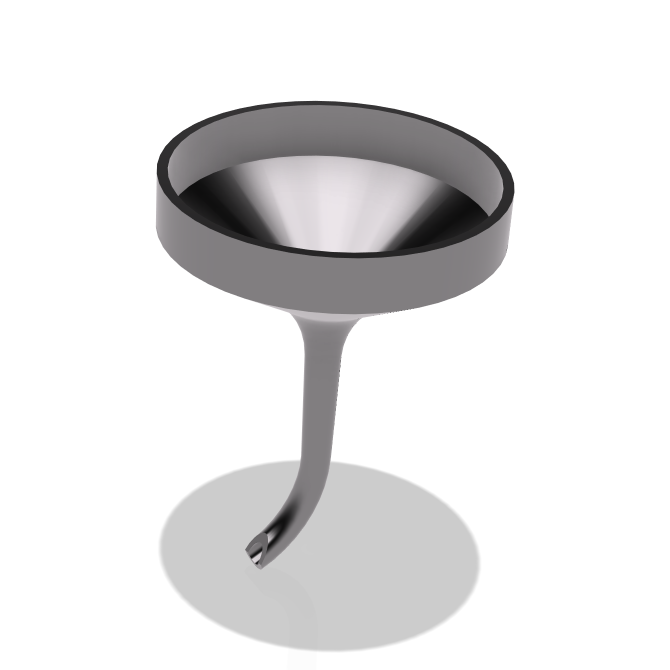
#> input picture assets/images/parametric-funnel/funnel-render.png, 1340 x 1340 px, found by its file name (shown at 1/2 size)
$ python render.py assets/images/parametric-funnel/funnel-render.png
#> lines starting #> are read from the running program, lines starting #| are printed output that depends on the picture; after the words box and inside, x2 and y2 are one past the last pixel; in counts of white or black regions, pixels touching at a corner belong together
"""Centre CAD renders on a square, all at the same size (owner, 2026-11-27: "object should be
centered, goes for all images"). Runs on your computer, never on the site. Needs Pillow
(pip install Pillow), like tools/art.py.

    python tools/render.py assets/images/parametric-funnel/funnel-render.png
    python tools/render.py assets/images/*.png          (several at once)

For each render it:
  1. finds the part: every pixel that differs clearly from the background colour (read from the
     four corners). Soft ground shadows are lighter than that, so they don't pull the centre off
  2. puts the part in the middle of a square, its longer side 70% of the square, so every project
     looks the same size and the 4:3 crops on Home never cut it (README, "Add a project")
  3. fills the rest with the same background colour, so white renders stay white, grey stay grey
  4. never enlarges: a small render gets a smaller square instead of a blurry big one
  5. writes a 512 px copy next to it (<name>-small.png) for the carousel and the project list.
     A 1600 px picture shrunk to a 200 px sheet while it spins looks jagged ("pixelly") on thin
     parts like the funnel's spout; a copy already near the size it's shown at stays smooth

The render is overwritten (git keeps the old one). It prints the two lines for data/projects.json.
"""
import sys
from pathlib import Path

try:
    from PIL import Image
except ImportError:
    sys.exit("Pillow is missing: pip install Pillow")

FILL = 0.70        # the part's longer side, as a share of the square
MAX_SIDE = 1600    # the square never gets bigger than this (README: renders are 1600 x 1600)
SMALL_SIDE = 512   # the carousel copy: about twice the biggest sheet, so it's sharp on phones too
THRESHOLD = 60     # how different from the background a pixel must be to count as the part (0-255)


def background(image):
    """The median of the four corner pixels: the backdrop colour."""
    w, h = image.size
    corners = [image.getpixel(p) for p in ((2, 2), (w - 3, 2), (2, h - 3), (w - 3, h - 3))]
    return tuple(sorted(c[i] for c in corners)[1] for i in range(3))  # middle-ish value per channel


def part_box(image, bg):
    """The smallest box around every pixel that differs from the background by more than THRESHOLD."""
    # For each pixel: the biggest difference over R, G and B. point() turns it into black/white,
    # and getbbox() finds the white area: no numpy needed
    channels = [band.point(lambda v, b=b: 255 if abs(v - b) > THRESHOLD else 0)
                for band, b in zip(image.split(), bg)]
    mask = channels[0]
    for other in channels[1:]:
        mask = Image.composite(mask, other, mask)   # white where any channel is white
    return mask.getbbox()


def centre(path):
    image = Image.open(path).convert("RGB")
    bg = background(image)
    box = part_box(image, bg)
    if not box:
        print(f"  skipped  {path}: no part found (is the background one plain colour?)")
        return
    left, top, right, bottom = box
    part_w, part_h = right - left, bottom - top
    # The square: big enough that the part's longer side is FILL of it, at most MAX_SIDE, and never
    # so big that the part would have to be enlarged
    side = min(MAX_SIDE, round(max(part_w, part_h) / FILL))
    scale = min(1.0, side * FILL / max(part_w, part_h))
    if scale < 1:
        image = image.resize((round(image.width * scale), round(image.height * scale)), Image.LANCZOS)
        left, top, part_w, part_h = (round(v * scale) for v in (left, top, part_w, part_h))
    square = Image.new("RGB", (side, side), bg)
    # Paste the WHOLE render (shadow included) so the part's middle lands on the square's middle
    square.paste(image, (side // 2 - (left + part_w // 2), side // 2 - (top + part_h // 2)))
    square.save(path, optimize=True)

    small = square.resize((SMALL_SIDE, SMALL_SIDE), Image.LANCZOS) if side > SMALL_SIDE else square
    small_path = path.with_name(path.stem + "-small" + path.suffix)
    small.save(small_path, optimize=True)
    print(f"  centred  {path.as_posix()}  ({side} x {side}, background {bg})")
    print(f'    "image": "{path.as_posix()}",  "thumb": "{small_path.as_posix()}",')


def main():
    files = [Path(arg) for arg in sys.argv[1:] if not arg.startswith("-")]
    if not files:
        sys.exit("Usage: python tools/render.py assets/images/<id>/<render>.png")
    for path in files:
        if path.stem.endswith("-small"):
            continue                                # never re-process a carousel copy
        centre(path)
#> in centre, image is the input picture: PIL image 1340x1340 RGB; mean R, G, B 229.6, 229, 229.4
#> in background, `corners = [image.getpixel(p) for p in ((2, 2), (w - 3, 2), (2, h - 3),..`: corners = [(255, 255, 255), (255, 255, 255), (255, 255, 255), (255, 255, 255)]
#> in centre, `bg = background(image)`: bg = (255, 255, 255)
#> in part_box, `channels = [band.point(lambda v, b=b: 255 if abs(v - b) > THRESHOLD el..`: channels = 3 items
#> in part_box, `mask = channels[0]`:
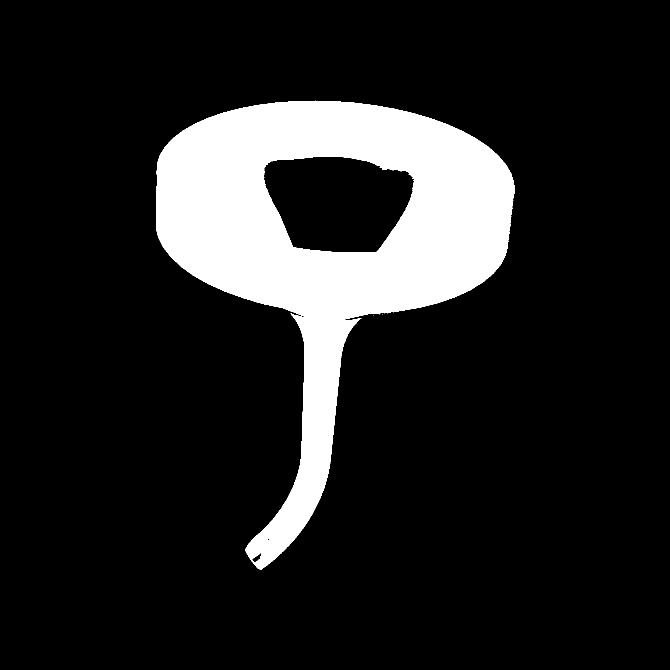
#> mask: PIL image 1340x1340 L (shown at 1/2 size); 13.6% white; 6 white regions (5 under 20 px), largest, box (x1, y1, x2, y2) and area: (312, 201, 1029, 1139) 244527
#> the loop in part_box, `for other in channels[1:]:` made 2 passes
#> pass 1, in part_box, `mask = Image.composite(mask, other, mask)`:
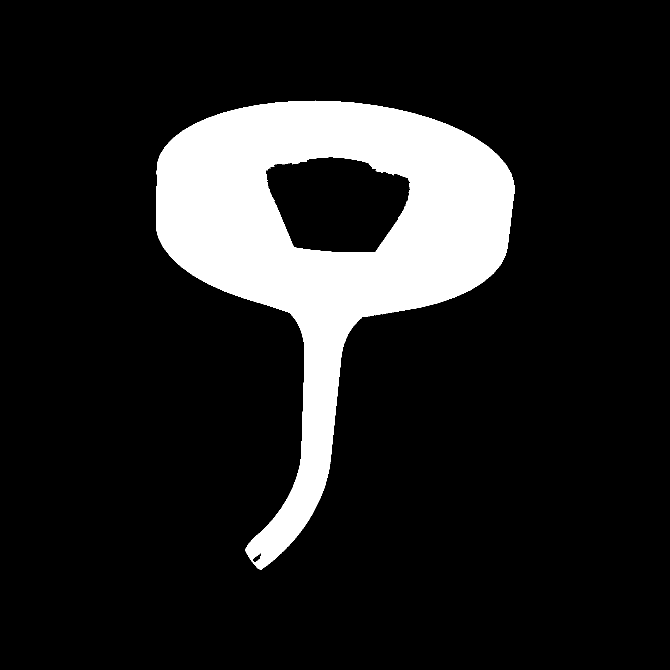
#> mask: PIL image 1340x1340 L (shown at 1/2 size); 13.8% white; 1 white region, box (x1, y1, x2, y2) and area: (312, 201, 1029, 1139) 247999
#> in centre, `box = part_box(image, bg)`: box = (312, 201, 1029, 1139)
#> in centre, `left, top, right, bottom = box`: left = 312; top = 201; right = 1029; bottom = 1139
#> in centre, `part_w, part_h = right - left, bottom - top`: part_w = 717; part_h = 938
#> in centre, `side = min(MAX_SIDE, round(max(part_w, part_h) / FILL))`: side = 1340
#> in centre, `scale = min(1.0, side * FILL / max(part_w, part_h))`: scale = 1
#> in centre, `square = Image.new("RGB", (side, side), bg)`: square: PIL image 1340x1340 RGB; every value is 255
#> in centre, `small = square.resize((SMALL_SIDE, SMALL_SIDE), Image.LANCZOS) if side..`:
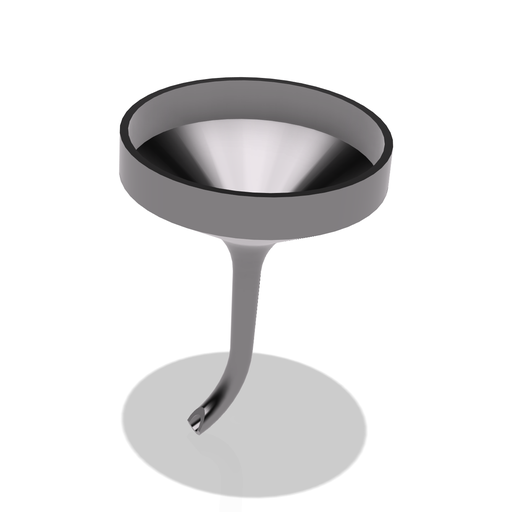
#> small: PIL image 512x512 RGB; mean R, G, B 229.5, 229, 229.4
#|   centred  assets/images/parametric-funnel/funnel-render.png  (1340 x 1340, background (255, 255, 255))


if __name__ == "__main__":
    main()
